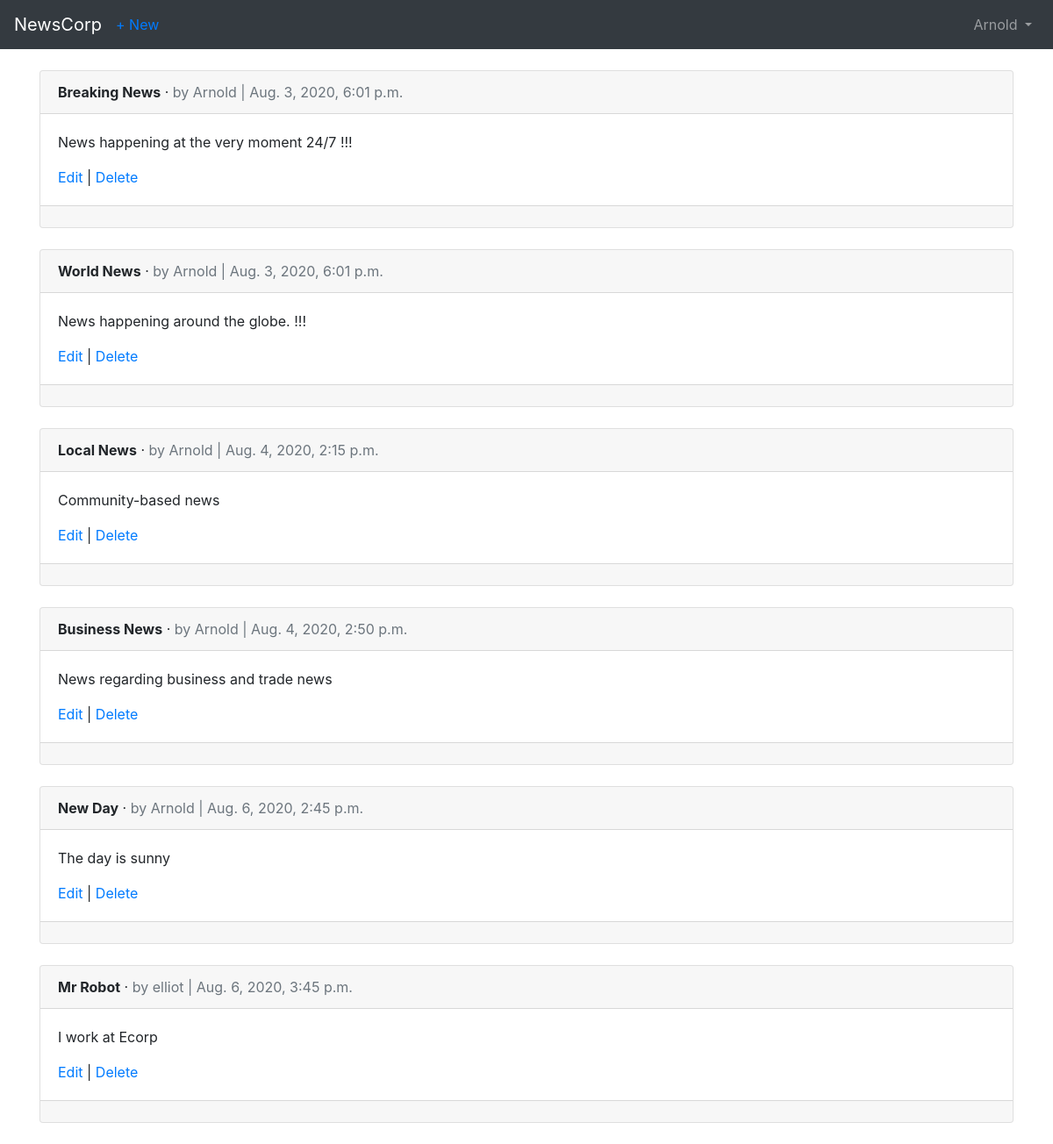
The page /articles/ (signed in) on the database as committed earlier.
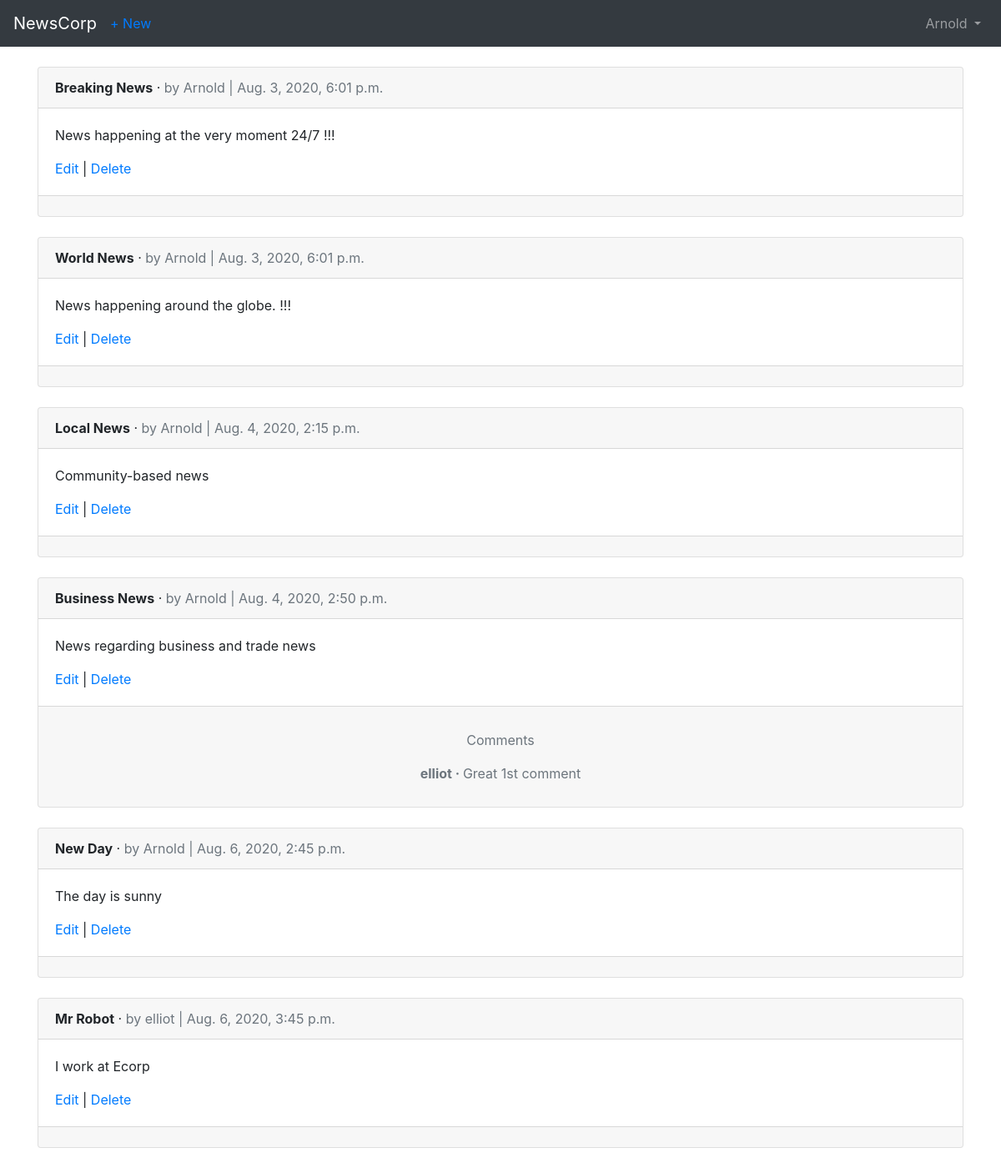
The same page on the database as committed later.
### articles/models.py (models this page shows, shortened)
class Article(models.Model):
    title = models.CharField(max_length = 255)
    body = models.TextField()
    date = models.DateTimeField(auto_now_add=True)
    author = models.ForeignKey(get_user_model(),on_delete=models.CASCADE,)

class Comment(models.Model):
    article = models.ForeignKey(Article,on_delete=models.CASCADE,related_name='comments')
    comment = models.CharField(max_length = 140)
    author = models.ForeignKey(get_user_model(),on_delete=models.CASCADE,)
    def __str__(self):
        return self.comment

### accounts/models.py (models this page shows)
class CustomUser(AbstractUser):
    date_of_birth = models.DateField(null = True)

### articles/views.py (the view)
# urls.py: path('', ArticleListView.as_view(),name= 'article_list'),
class ArticleListView(LoginRequiredMixin,ListView):
    model = Article
    template_name = 'articles/article_list.html'

### templates/articles/article_list.html (shortened to what this page needs)
<!DOCTYPE html>
{% extends 'accounts/base.html'%}
{% block content %}
{% for article in object_list %}
<div class="card">
    <div class="card-header">
        <span class="font-weight-bold">{{ article.title }}</span> &middot;
        <span class="text-muted"> by {{ article.author }}  | {{article.date}}</span>
    </div>
    <div class="card-body">
       <p> {{ article.body }} </p>
        <a href="{% url 'article_edit' article.pk %}"> Edit </a> | <a href="{% url 'article_delete' article.pk %}">Delete</a>
    </div>
    <div class="card-footer text-center text-muted">
        {% for comment in article.comments.all %}
        <p>
            <p>Comments</p>
            <span class="font-weight-bold">{{ comment.author }} &middot; </span>
            {{ comment }}
        </p>
        {% endfor %}
    </div>
</div>
    <br>
{% endfor %}
{% endblock content %}

Rows that differ between the two databases and show on the page:
added Comment: author "elliot", comment "Great 1st comment", shown under Article "Business News"
